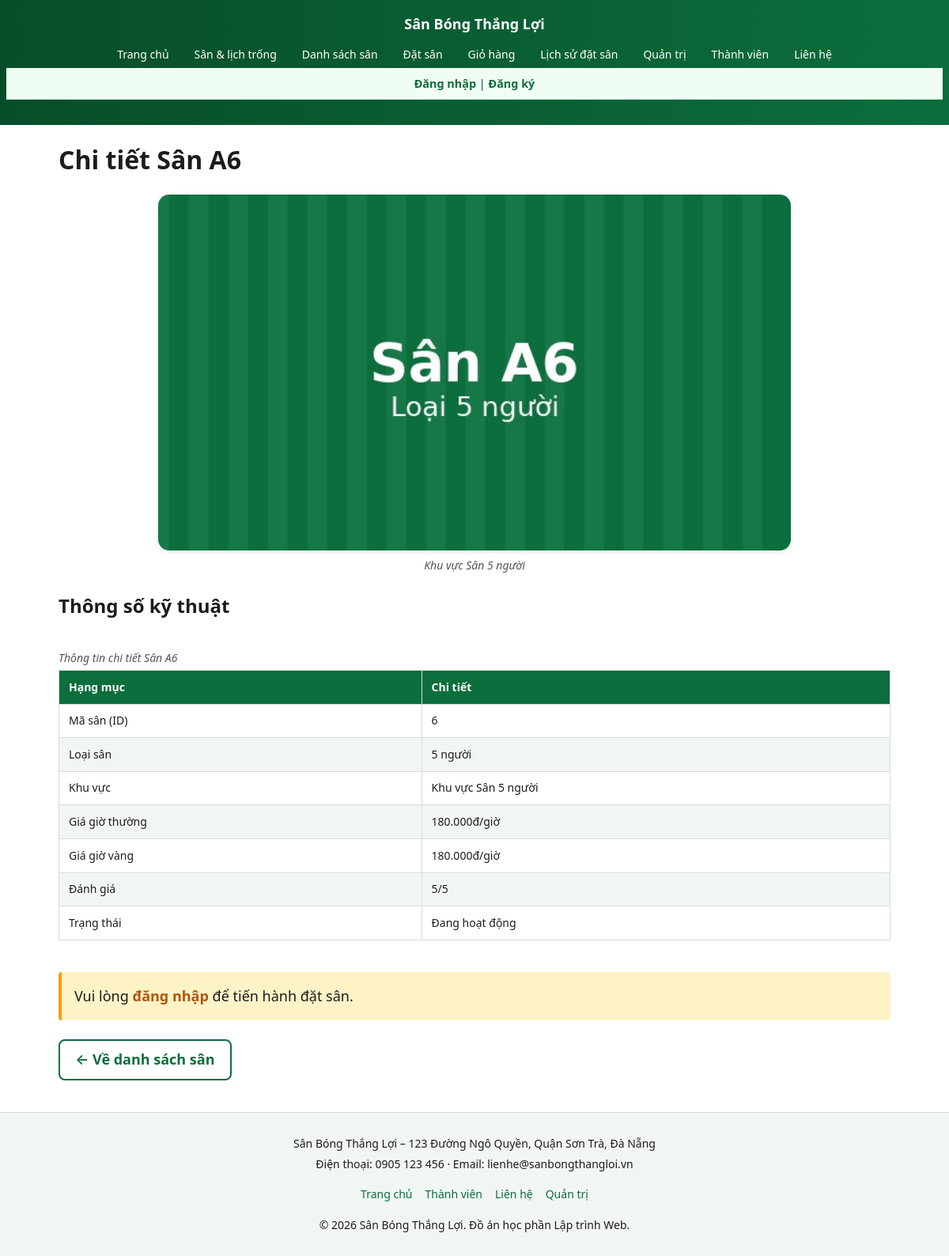
Screenshot of /chi-tiet.php?id=6 with the database file from the repository.
### tables this page shows
CREATE TABLE san_bong (
    id INT UNSIGNED AUTO_INCREMENT PRIMARY KEY,
    danh_muc_id INT UNSIGNED NOT NULL,
    ten_san VARCHAR(100) NOT NULL UNIQUE,
     
    gia_thue DECIMAL(12, 0) NOT NULL CHECK (gia_thue >= 0),
     
    trang_thai ENUM('hoat_dong', 'bao_tri', 'het_cho') NOT NULL DEFAULT 'hoat_dong',
    hinh_anh VARCHAR(255) NULL,
    CONSTRAINT fk_san_bong_danh_muc FOREIGN KEY (danh_muc_id) 
        REFERENCES danh_muc(id) ON DELETE RESTRICT ON UPDATE CASCADE
);

### inc/ham.php (called while the page is built, shortened)
<?php
if (!function_exists('e')) {
    function e(?string $chuoi): string
    {
        return htmlspecialchars((string) $chuoi, ENT_QUOTES | ENT_HTML5, 'UTF-8');
    }
}
if (!function_exists('vnd')) {
    function vnd(int|float $so): string
    {
        return number_format((float) $so, 0, ',', '.') . 'đ';
    }
}
if (!function_exists('getChuoi')) {
    function getChuoi(string $khoa, string $macDinh = ''): string
    {
        $val = $_GET[$khoa] ?? null;
        return is_string($val) ? trim($val) : $macDinh;
    }
}

### src/Data/KhoSanPham.php (called while the page is built, shortened)
<?php
class KhoSanPham
{
    private PDO $pdo;
    public function __construct(PDO $pdo)
    {
        $this->pdo = $pdo;
    }
    public function timTheoId(string $id): ?SanPham
    {
        $idInt = (int) $id;
        $sql = "SELECT s.*, d.ten_danh_muc FROM san_bong s LEFT JOIN danh_muc d ON s.danh_muc_id = d.id WHERE s.id = ?";
        $stmt = $this->pdo->prepare($sql);
        $stmt->execute([$idInt]);
        $row = $stmt->fetch();
        $loaiSan = 5;
        return SanPham::tuMang([
            'id'           => (string) $row['id'],
            'ten'          => $row['ten_san'],
            'loaiSan'      => $loaiSan,
            'khuVuc'       => 'Khu vực ' . ($row['ten_danh_muc'] ?? 'chung'),
            'giaThuong'    => (int) $row['gia_thue'],
            'giaVang'      => (int) $row['gia_thue'],
            'danhGia'      => 5.0,
            'hinhAnh'      => $row['hinh_anh'] ?? '',
            'dangHoatDong' => ($row['trang_thai'] === 'hoat_dong'),
        ]);
    }
}

### src/Models/SanPham.php (called while the page is built, shortened)
<?php
class SanPham
{
    private string $id;
    private string $ten;
    private int $loaiSan;
    private string $khuVuc;
    private int $giaThuong;
    private int $giaVang;
    private float $danhGia;
    private string $hinhAnh;
    private bool $dangHoatDong;
    public function __construct(array $duLieu)
    {
        $this->id            = (string) ($duLieu['id']            ?? '');
        $this->ten           = (string) ($duLieu['ten']           ?? '');
        $this->loaiSan       = (int)    ($duLieu['loaiSan']       ?? 0);
        $this->khuVuc        = (string) ($duLieu['khuVuc']        ?? '');
        $this->giaThuong     = (int)    ($duLieu['giaThuong']     ?? 0);
        $this->giaVang       = (int)    ($duLieu['giaVang']       ?? 0);
        $this->danhGia       = (float)  ($duLieu['danhGia']       ?? 0);
        $this->hinhAnh       = (string) ($duLieu['hinhAnh']       ?? '');
        $this->dangHoatDong  = (bool)   ($duLieu['dangHoatDong']  ?? true);
    }
    public static function tuMang(array $duLieu): self
    {
        return new self($duLieu);
    }
    public function getId(): string { return $this->id; }
    public function getTen(): string { return $this->ten; }
    public function getLoaiSan(): int { return $this->loaiSan; }
    public function getKhuVuc(): string { return $this->khuVuc; }
    public function getGiaThuong(): int { return $this->giaThuong; }
    public function getGiaVang(): int { return $this->giaVang; }
    public function getDanhGia(): float { return $this->danhGia; }
    public function getHinhAnh(): string { return $this->hinhAnh; }
    public function isDangHoatDong(): bool { return $this->dangHoatDong; }
}

### chi-tiet.php (the view, shortened to what this page needs)
<?php
require __DIR__ . '/inc/config.php';
require __DIR__ . '/inc/ham.php';
$idSan = getChuoi('id');
$san = $kho->timTheoId($idSan);
require __DIR__ . '/inc/header.php';
?>
<main class="khu-vuc-chinh">
  <h1 id="chi-tiet-tieu-de">Chi tiết <?= e($san->getTen()) ?></h1>
  <div id="thong-tin-san">
    <figure class="khoi-anh">
      <img class="khoi-anh__anh" src="<?= e($san->getHinhAnh() ?: 'images/san-a1.jpg') ?>"
           alt="Hình ảnh <?= e($san->getTen()) ?>"
           width="800" height="400" loading="lazy">
      <figcaption class="khoi-anh__chu-thich"><?= e($san->getKhuVuc()) ?></figcaption>
    </figure>
    <h2>Thông số kỹ thuật</h2>
    <div class="bang-chua">
      <table class="bang">
        <caption class="bang__tieu-de">Thông tin chi tiết <?= e($san->getTen()) ?></caption>
        <thead>
          <tr><th scope="col">Hạng mục</th><th scope="col">Chi tiết</th></tr>
        </thead>
        <tbody>
          <tr><td>Mã sân (ID)</td><td><?= e($san->getId()) ?></td></tr>
          <tr><td>Loại sân</td><td><?= $san->getLoaiSan() ?> người</td></tr>
          <tr><td>Khu vực</td><td><?= e($san->getKhuVuc()) ?></td></tr>
          <tr><td>Giá giờ thường</td><td><?= vnd($san->getGiaThuong()) ?>/giờ</td></tr>
          <tr><td>Giá giờ vàng</td><td><?= vnd($san->getGiaVang()) ?>/giờ</td></tr>
          <tr><td>Đánh giá</td><td><?= $san->getDanhGia() ?>/5</td></tr>
          <tr><td>Trạng thái</td><td><?= $san->isDangHoatDong() ? 'Đang hoạt động' : 'Tạm đóng' ?></td></tr>
        </tbody>
      </table>
    </div>
    <?php if (!empty($_SESSION['da_dang_nhap'])): ?>
      <form method="post" action="xu-ly-dat-san.php" style="margin-top: 1.5rem; background: #f8faf9; padding: 1.5rem; border-radius: 8px; border: 1px solid #e5e7eb;">
        <?= csrfField() ?>
        <h3 style="margin-top: 0; color: #0b6e3c;">Đặt sân này</h3>
        <input type="hidden" name="ma_san" value="<?= e($san->getId()) ?>">
        <div style="margin-bottom: 1rem;">
            <label class="truong__nhan" for="ngay_dat">Ngày đặt (*):</label>
            <input class="truong__nhap" type="date" id="ngay_dat" name="ngay_dat" required min="<?= date('Y-m-d') ?>">
        </div>
        <div style="display: flex; gap: 1rem; margin-bottom: 1rem;">
            <div style="flex: 1;">
                <label class="truong__nhan" for="gio_bat_dau">Giờ bắt đầu (*):</label>
                <input class="truong__nhap" type="time" id="gio_bat_dau" name="gio_bat_dau" required>
            </div>
            <div style="flex: 1;">
                <label class="truong__nhan" for="gio_ket_thuc">Giờ kết thúc (*):</label>
                <input class="truong__nhap" type="time" id="gio_ket_thuc" name="gio_ket_thuc" required>
            </div>
        </div>
        <div style="display: flex; gap: 0.5rem; flex-wrap: wrap;">
            <button type="submit" class="nut nut--chinh">Xác nhận Đặt sân ngay</button>
        </div>
      </form>
      <form method="post" action="them-gio.php" style="margin-top: 0.75rem;">
        <?= csrfField() ?>
        <input type="hidden" name="action" value="them">
        <input type="hidden" name="id" value="<?= e($san->getId()) ?>">
        <input type="hidden" name="so_luong" value="1">
        <button type="submit" class="nut nut--phu">🛒 Thêm vào giỏ hàng</button>
      </form>
    <?php else: ?>
      <div style="margin-top: 1.5rem; padding: 1rem; background: #fef3c7; border-left: 4px solid #f59e0b; border-radius: 4px;">
        <p style="margin: 0;">Vui lòng <a href="dang-nhap.php" style="font-weight: bold; color: #b45309;">đăng nhập</a> để tiến hành đặt sân.</p>
      </div>
    <?php endif; ?>
    <p class="chu-canh-giua mt-2" style="margin-top: 1.5rem;">
      <a class="nut nut--phu" href="danh-sach.php">← Về danh sách sân</a>
    </p>
  </div>
</main>
<?php require __DIR__ . '/inc/footer.php'; ?>

### css/chung.css (style rules this page uses)
:root { --mau-chinh: #0b6e3c; --mau-chinh-dam: #084d29; --mau-nhan: #f4b400; --mau-chu: #1c1c1c; --mau-nen: #ffffff; --mau-nen-phu: #f2f6f2; --mau-vien: #d7ddd7; --co-chu-goc: 16px; --co-chu-nho: 0.875rem; --co-chu-lon: 1.125rem; --co-chu-tieu-de-1: 1.75rem; --co-chu-tieu-de-2: 1.35rem; --khoang: 1rem; --khoang-lon: 1.5rem; --khoang-nho: 0.5rem; --bo-goc: 8px; --bo-goc-lon: 14px; --bong: 0 2px 8px rgba(0, 0, 0, 0.08); --bong-lon: 0 6px 20px rgba(0, 0, 0, 0.1); }
*, *::before, *::after { box-sizing: border-box; }
html { scroll-behavior: smooth; }
body { margin: 0; font-family: system-ui, -apple-system, "Segoe UI", Roboto, "Helvetica Neue", Arial, sans-serif; font-size: var(--co-chu-goc); line-height: 1.6; color: var(--mau-chu); background-color: var(--mau-nen); display: grid; grid-template-rows: auto 1fr auto; min-height: 100vh; }
img { max-width: 100%; height: auto; display: block; }
a { color: var(--mau-chinh); text-decoration: none; }
h1, h2, h3 { line-height: 1.25; margin-top: 0; }
h1 { font-size: var(--co-chu-tieu-de-1); }
h2 { font-size: var(--co-chu-tieu-de-2); margin-top: var(--khoang-lon); }
p { margin: 0 0 var(--khoang); }
.khu-vuc-chinh { width: 100%; max-width: 1100px; margin: 0 auto; padding: var(--khoang-lon) var(--khoang); }
@media (min-width: 600px) { :root { --co-chu-goc: 17px; } }
@media (min-width: 600px) { .khu-vuc-chinh { padding: var(--khoang-lon); } }
@media (min-width: 960px) { :root { --co-chu-goc: 18px; --co-chu-tieu-de-1: 2rem; --co-chu-tieu-de-2: 1.5rem; } }
.bang-chua { overflow-x: auto; width: 100%; display: block; }
body { max-width: 100vw; overflow-x: hidden; }

### css/thanh-phan.css (style rules this page uses)
.nut { display: inline-block; padding: 0.6rem 1.2rem; font: inherit; font-weight: 600; border-radius: var(--bo-goc); border: 2px solid transparent; cursor: pointer; text-align: center; transition: background-color 0.15s, color 0.15s; }
.nut--phu { background-color: transparent; color: var(--mau-chinh); border-color: var(--mau-chinh); }
.bang { width: 100%; border-collapse: collapse; background-color: #fff; margin: var(--khoang) 0; font-size: var(--co-chu-nho); }
.bang__tieu-de { text-align: left; font-style: italic; color: #555; padding: 0.25rem 0; }
.bang th, .bang td { padding: 0.6rem 0.75rem; border: 1px solid var(--mau-vien); text-align: left; }
.bang thead th { background-color: var(--mau-chinh); color: #fff; }
.bang tbody tr:nth-child(even) { background-color: var(--mau-nen-phu); }
.khoi-anh { margin: var(--khoang-lon) 0; text-align: center; }
.khoi-anh__anh { border-radius: var(--bo-goc-lon); margin: 0 auto; box-shadow: var(--bong); }
.khoi-anh__chu-thich { font-size: var(--co-chu-nho); color: #555; margin-top: var(--khoang-nho); font-style: italic; }

### rows the page displays
san_bong: ten_san "Sân A6", hinh_anh (picture), id "6", gia_thue "180.000đ"

### other values shown
$nhan "Trang chủ"
$nhan "Sân & lịch trống"
$nhan "Danh sách sân"
$nhan "Đặt sân"
$nhan "Giỏ hàng"
$nhan "Lịch sử đặt sân"
$nhan "Quản trị"
$nhan "Thành viên"
$nhan "Liên hệ"
$san->getKhuVuc() "Khu vực Sân 5 người"
$san->getLoaiSan() "5"
$san->getDanhGia() "5"
